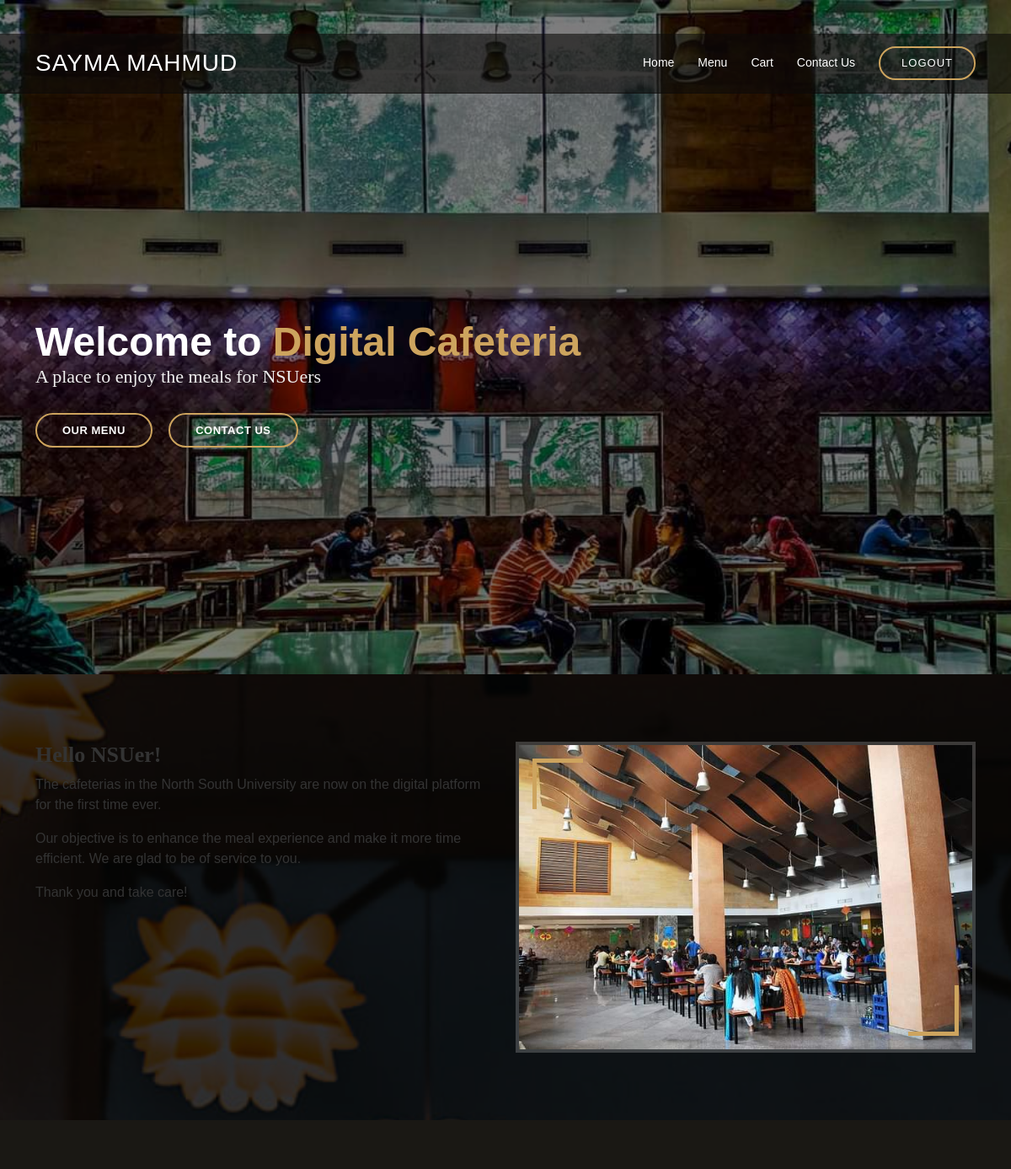
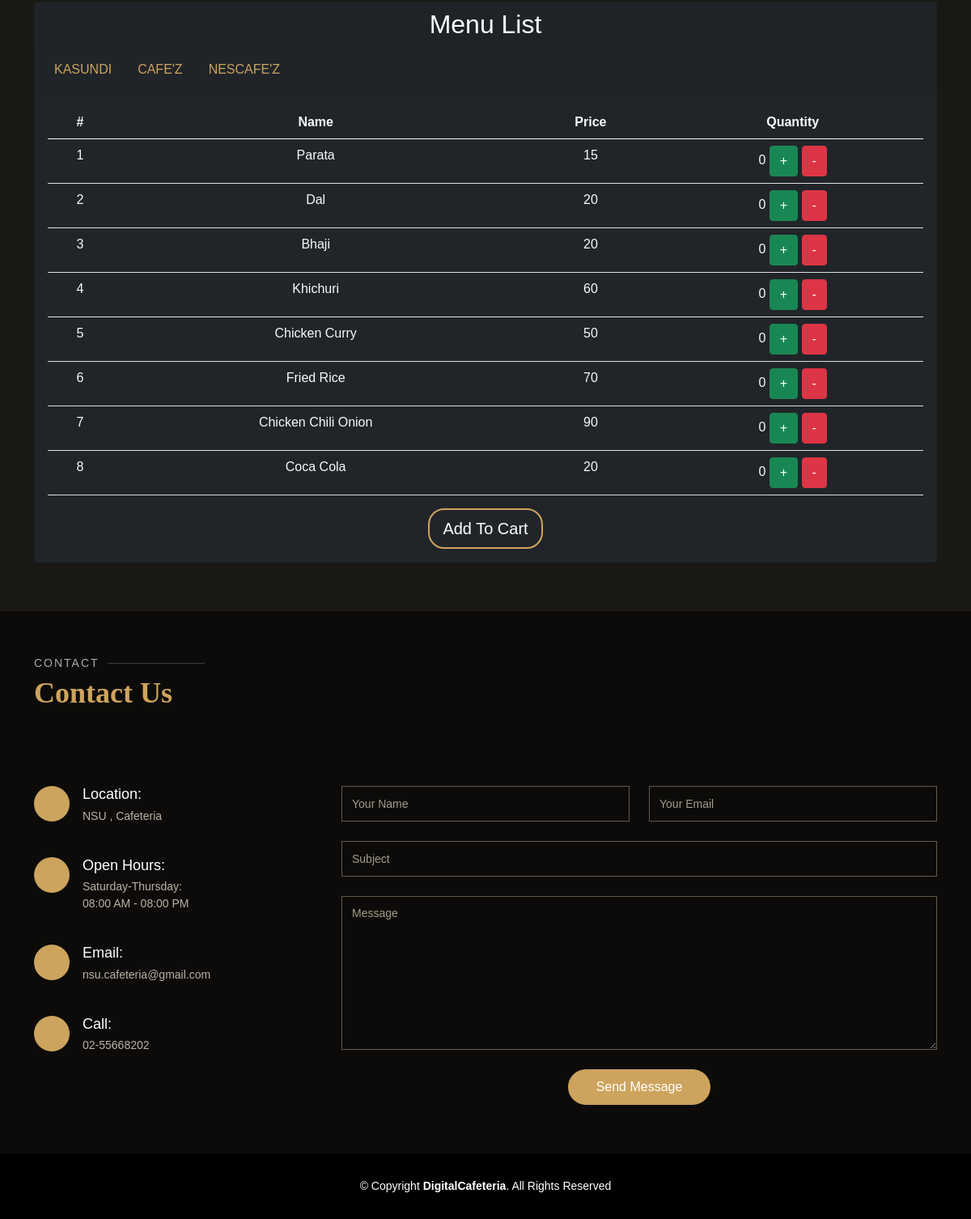
The page /Home.php (signed in) on the database its author committed (2 pictures, top to bottom).
### tables this page shows
CREATE TABLE `users_tb` (
  `Id` int(11) NOT NULL,
  `UserName` varchar(256) NOT NULL,
  `NsuEmail` varchar(256) NOT NULL,
  `NsuId` varchar(20) NOT NULL,
  `ContactNumber` int(11) NOT NULL,
  `Password` varchar(1000) NOT NULL
);

CREATE TABLE `menu` (
  `Id` int(11) NOT NULL,
  `Name` varchar(256) NOT NULL,
  `Price` int(11) NOT NULL,
  `Category` varchar(256) NOT NULL
);

### Home.php (the view, shortened to what this page needs)
<?php
require("controllerUserData.php");
$NsuId = $_SESSION['NsuId'];
$password = $_SESSION['password'];
if ($NsuId != false && $password != false) {
  $sql = "SELECT * FROM users_tb WHERE NsuId = '$NsuId'";
  $run_Sql = mysqli_query($con, $sql);
  if ($run_Sql) {
    $fetch_info = mysqli_fetch_assoc($run_Sql);
  }
} else {
  echo "<script>   window.history.back(); </script>";
}
?>
<!DOCTYPE html>
<html lang="en">
<head>
  <link href="css/css.css" rel="stylesheet">
  <link href="css/bootstrap.min.css" rel="stylesheet">
  <link href="css/icofont.min.css" rel="stylesheet">
  <link href="css/boxicons.min.css" rel="stylesheet">
  <link href="css/animate.min.css" rel="stylesheet">
  <link href="css/owl.carousel.min.css" rel="stylesheet">
  <link href="css/venobox.css" rel="stylesheet">
  <link href="css/aos.css" rel="stylesheet">
  <link href="css/style.css" rel="stylesheet">
</head>
<body>
  <header id="header" class="fixed-top">
    <div class="container d-flex align-items-center justify-content-between">
      <h1 class="logo"> <?php echo  $fetch_info['UserName'];?><a href="index.php"></a></h1>
      <nav class="nav-menu d-none d-lg-block">
        <ul>
          <li><a href="#hero">Home</a></li>
          <li><a href="#menu">Menu</a></li>
          <li><a href="#menu">Cart</a></li>
          <li><a href="#contact">Contact Us</a></li>
          <li class="book-a-table text-center"><a href="Logout.php">Logout</a></li>
        </ul>
      </nav>
    </div>
  </header>
  <main id="main">
  <section id="hero"  class="d-flex align-items-center ">
    <div class="container position-relative text-center text-lg-start" data-aos="zoom-in" data-aos-delay="100">
      <div class="row">
        <div class="col-lg-8">
          <h1>Welcome to <span>Digital Cafeteria</span></h1>
          <h2>A place to enjoy the meals for NSUers</h2>
          <div class="btns">
            <a href="#menu" class="btn-menu animated fadeInUp scrollto">Our Menu</a>
            <a href="#contact" class="btn-book animated fadeInUp scrollto">Contact Us</a>
          </div>
        </div>
      </div>
    </div>
  </section>
    <section id="about" class="about">
      <div class="container" data-aos="fade-up">
        <div class="row">
          <div class="col-lg-6 order-1 order-lg-2" data-aos="zoom-in" data-aos-delay="100">
            <div class="about-img">
              <img src="images/ban.jpeg" alt>
            </div>
          </div>
          <div class="col-lg-6 pt-4 pt-lg-0 order-2 order-lg-1 content">
            <h3>Hello NSUer!</h3>
            <p class="font-italic">
            The cafeterias in the North South University are now on the digital platform for the first time ever.
            </p>
          <p>
          Our objective is to enhance the meal experience and make it more time efficient. We are glad to be of service to you.
          </p>
            <p>
            Thank you and take care!
            </p>
          </div>
        </div>
      </div>
    </section>
    <section id="menu" class="menu section-bg">
      <div class="container" data-aos="fade-up">
      <div class="card text-center bg-dark">
        <div class="card-header h2">
         Menu List
        </div>
  <div class="card-header">
    <ul class="nav nav-pills card-header-pills">
      <li class="nav-item">
        <a class="nav-link " id='d1'>KASUNDI</a>
      </li>
      <li class="nav-item">
        <a class="nav-link " id='d2' >CAFE'Z</a>
      </li>
      <li class="nav-item">
        <a class="nav-link " id='d3' >NESCAFE'Z</a>
      </li>
    </ul>
  </div>
  <div class="card-body " id='t1'>
  <table class="table text-light" >
  <thead>
    <tr>
      <th scope="col">#</th>
      <th scope="col">Name</th>
      <th scope="col">Price</th>
      <th scope="col">Quantity</th>
    </tr>
  </thead>
  <tbody>
  <?php
    $Query = "Select * from menu where Category = 'KASUNDI'";
    $Result = mysqli_query($con, $Query);
    if ($Result) {
      while ($row = mysqli_fetch_assoc($Result)) {
        ?>
        <tr class='<?php echo $row['Category'];?>'>
          <td><?php echo $row['Id'] ?></td>
          <td><?php echo $row['Name'] ?></td>
          <td><?php echo $row['Price'] ?></td>
          <td onclick='Name(this.className)' class='<?php echo $row['Id'] ?>'> <span id='<?php echo $row['Id'] ?>'>0</span>  <button class='btn btn-success' onclick='plus()'>+</button> <button class='btn btn-danger' onclick='minus()'>-</button></td>
        </tr>
        <?php
      }}
   ?>
  </tbody>
  </table>
  <button class="btn btn-dark btn-lg" style="color:white;border:2px solid #cda45e; border-radius:20px;" data-bs-toggle="modal" data-bs-target="#ModalDis"  onclick="DisplayOrderDetail()">Add To Cart</button>
  </div>
</div>
      </div>
    </section>
    <section id="contact" class="contact">
      <div class="container" data-aos="fade-up">
        <div class="section-title">
          <h2>Contact</h2>
          <p>Contact Us</p>
        </div>
      </div>
      <div class="container" data-aos="fade-up">
        <div class="row mt-5">
          <div class="col-lg-4">
            <div class="info">
              <div class="address">
                <i class="icofont-google-map"></i>
                <h4>Location:</h4>
                <p>NSU , Cafeteria</p>
              </div>
              <div class="open-hours">
                <i class="icofont-clock-time icofont-rotate-90"></i>
                <h4>Open Hours:</h4>
                <p>
                  Saturday-Thursday:<br>
                  08:00 AM - 08:00 PM
                </p>
              </div>
              <div class="email">
                <i class="icofont-envelope"></i>
                <h4>Email:</h4>
                <p>nsu.cafeteria@gmail.com</p>
              </div>
              <div class="phone">
                <i class="icofont-phone"></i>
                <h4>Call:</h4>
                <p>02-55668202</p>
              </div>
            </div>
          </div>
          <div class="col-lg-8 mt-5 mt-lg-0">
            <form action="forms/contact.php" method="post" role="form" class="php-email-form">
              <div class="row">
                <div class="col-md-6 form-group">
                  <input type="text" name="name" class="form-control" id="name" placeholder="Your Name" data-rule="minlen:4" data-msg="Please enter at least 4 chars">
                </div>
                <div class="col-md-6 form-group mt-3 mt-md-0">
                  <input type="email" class="form-control" name="email" id="email" placeholder="Your Email" data-rule="email" data-msg="Please enter a valid email">
                </div>
              </div>
              <div class="form-group mt-3">
                <input type="text" class="form-control" name="subject" id="subject" placeholder="Subject" data-rule="minlen:4" data-msg="Please enter at least 8 chars of subject">
              </div>
              <div class="form-group mt-3">
                <textarea class="form-control" name="message" rows="8" data-rule="required" data-msg="Please write something for us" placeholder="Message"></textarea>
              </div>
              <div class="text-center"><button type="submit">Send Message</button></div>
            </form>
          </div>
        </div>
      </div>
    </section>
  </main>
  <footer id="footer">
    <div class="container">
      <div class="copyright">
        &copy; Copyright <strong><span>DigitalCafeteria</span></strong>. All Rights Reserved
      </div>
    </div>
  </footer>
</body>
</html>

### Home.php (style rules this page uses)
#hero { width: 100%; height: 100vh; background: url('images/about.jpeg') top center; background-size: cover; position: relative; padding: 0; }

### rows shown on the page
users_tb: UserName "SAYMA MAHMUD"
menu: Id "1", Name "Parata", Price "15"
menu: Id "2", Name "Dal", Price "20"
menu: Id "3", Name "Bhaji", Price "20"
menu: Id "4", Name "Khichuri", Price "60"
menu: Id "5", Name "Chicken Curry", Price "50"
menu: Id "6", Name "Fried Rice", Price "70"
menu: Id "7", Name "Chicken Chili Onion", Price "90"
menu: Id "8", Name "Coca Cola", Price "20"
